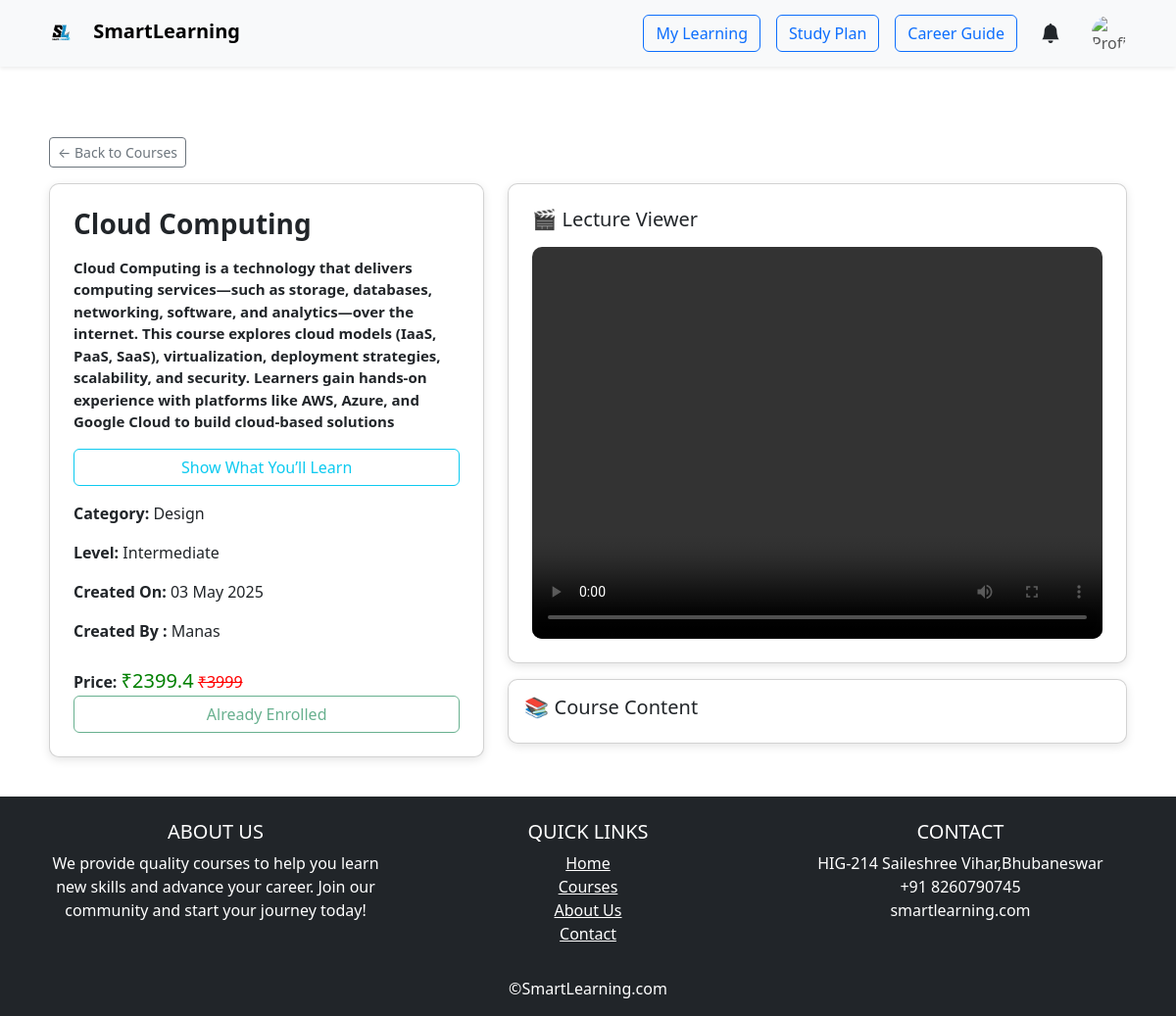
Screenshot of /course-details.php?id=18 (signed in) with the database file from the repository.
### tables this page shows
CREATE TABLE `courses` (
  `id` int(11) NOT NULL,
  `educator_id` int(11) DEFAULT NULL,
  `title` varchar(255) DEFAULT NULL,
  `description` text DEFAULT NULL,
  `topics` text NOT NULL,
  `category` varchar(200) NOT NULL,
  `level` varchar(200) NOT NULL,
  `thumbnail` varchar(200) NOT NULL,
  `price` int(11) DEFAULT NULL,
  `discount` int(11) DEFAULT NULL,
  `tags` varchar(200) NOT NULL,
  `created_at` timestamp NOT NULL DEFAULT current_timestamp()
);

CREATE TABLE `users` (
  `id` int(11) NOT NULL,
  `name` varchar(255) NOT NULL,
  `email` varchar(255) NOT NULL,
  `password` varchar(255) NOT NULL,
  `role` varchar(20) NOT NULL,
  `image` varchar(200) NOT NULL,
  `otp` varchar(6) DEFAULT NULL,
  `otp_expires_at` datetime DEFAULT NULL,
  `is_verified` tinyint(1) DEFAULT 0
);

### course-details.php (the view, shortened to what this page needs)
<?php
include 'db_connect.php';
$course_id = $_GET['id'] ?? 0;
$student_id = $_SESSION['user_id'] ?? 0;
$enrolled = false;
if (!isset($_SESSION['role']) || $_SESSION['role'] !== 'student') {
  include_once 'navbar.php';
} else {
  include_once 'student_navbar.php';
  $enroll_check = $conn->prepare("SELECT * FROM enrollments WHERE student_id = ? AND course_id = ?");
  $enroll_check->bind_param("ii", $student_id, $course_id);
  $enroll_check->execute();
  $enrolled = $enroll_check->get_result()->num_rows > 0;
}
$course_query = $conn->prepare("
  SELECT courses.*, users.name AS instructor_name
  FROM courses
  JOIN users ON courses.educator_id = users.id
  WHERE courses.id = ?
");
$course_query->bind_param("i", $course_id);
$course_query->execute();
$course_result = $course_query->get_result();
$course = $course_result->fetch_assoc();
?>
<!DOCTYPE html>
<html lang="en">
<head>
  <link rel="stylesheet" href="https://cdn.jsdelivr.net/npm/bootstrap@5.3.0/dist/css/bootstrap.min.css">
</head>
<body>
<div class="container course-detail-container">
  <a href="index.php" class="btn btn-sm btn-outline-secondary mb-3">← Back to Courses</a>
  <div class="row g-4">
    <div class="col-md-5">
      <div class="card p-4">
        <h2 class="course-title"><?= htmlspecialchars($course['title']) ?></h2>
        <p class="desc mt-2"><?= nl2br(htmlspecialchars($course['description'])) ?></p>
        <?php if (!empty($course['topics'])):
        ?>
        <button class="btn btn-outline-info mb-3" type="button" data-bs-toggle="collapse" data-bs-target="#topicsCollapse" aria-expanded="false" aria-controls="topicsCollapse">
        Show What You’ll Learn
        </button>
        <?php endif; ?>
        <p><strong>Category:</strong> <?= htmlspecialchars($course['category'] ?? 'N/A') ?></p>
        <p><strong>Level:</strong> <?= htmlspecialchars($course['level'] ?? 'All Levels') ?></p>
        <p><strong>Created On:</strong> <?= date('d M Y', strtotime($course['created_at'])) ?></p>
        <p><strong>Created By :</strong> <?= htmlspecialchars($course['instructor_name']) ?></p>
        <div class="mt-2">
          <strong>Price:</strong>
          <?php if (!empty($course['discount']) && $course['discount'] > 0):
              $discounted = $course['price'] - ($course['price'] * $course['discount'] / 100);
          ?>
            <span class="price-tag">₹<?= $discounted ?></span>
            <span class="old-price">₹<?= $course['price'] ?></span>
          <?php else: ?>
            <span class="price-tag">₹<?= $course['price'] ?></span>
          <?php endif; ?>
        </div>
        <?php if (!$enrolled): ?>
          <form method="POST" action="enrollment.php">
            <input type="hidden" name="course_id" value="<?= $course_id ?>">
            <button type="submit" class="btn btn-primary w-100">Enroll Now</button>
          </form>
        <?php else: ?>
          <button class="btn btn-outline-success w-100" disabled>Already Enrolled</button>
        <?php endif; ?>
      </div>
    </div>
    <div class="col-md-7">
      <div class="card p-4 mb-3">
        <h5 class="mb-3">🎬 Lecture Viewer</h5>
        <video id="videoPlayer" class="video-player" controls>
          <source src="videos/5495890-hd_1080_1920_30fps.mp4" type="video/mp4">
        </video>
      </div>
      <div class="card p-3">
        <h5>📚 Course Content</h5>
      </div>
    </div>
  </div>
</div>
<div class="position-fixed bottom-0 end-0 p-3" style="z-index: 1050">
</div>
<?php include 'footer.php'; ?>
</body>
</html>

### course-details.php (style rules this page uses)
.course-detail-container { padding: 40px 20px; }
.card { border-radius: 10px; box-shadow: 0 3px 10px rgba(0,0,0,0.1); }
.video-player { width: 100%; border-radius: 10px; height : 400px; }
.course-title { font-size: 28px; font-weight: 600; }
.price-tag { font-size: 20px; color: green; }
.old-price { text-decoration: line-through; color: red; }
.desc { font-size: 15px; font-weight : bold; margin-top : 4px; }

### rows the page displays
courses: title "Cloud Computing", description "Cloud Computing is a technology that delivers computing services—such as storage, databases, networking, software, and analytics—over the internet. This course explores cloud models (IaaS, PaaS, SaaS), virtualization, deployment strategies, scalability, and security. Learners gain hands-on experience with platforms like AWS, Azure, and Google Cloud to build cloud-based solutions", category "Design", level "Intermediate", created_at "03 May 2025", educator.name "Manas", discounted "2399.4", price "3999"
